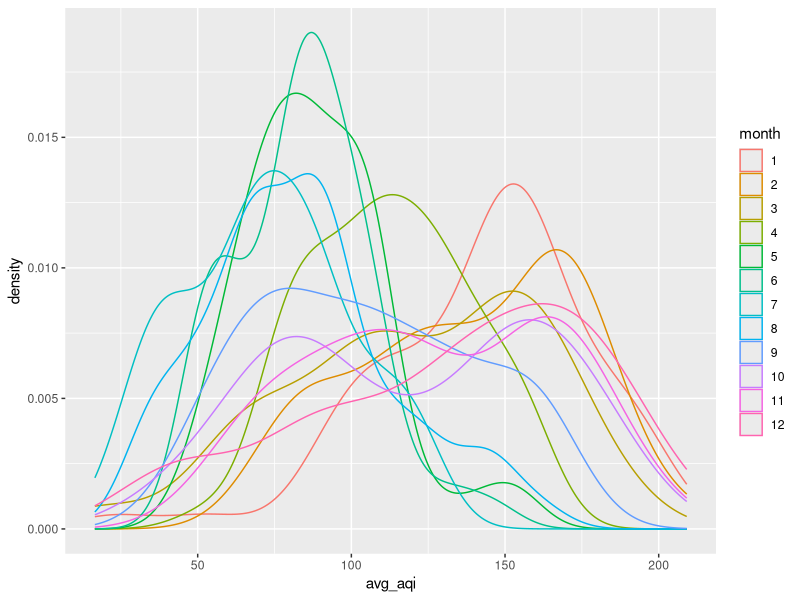
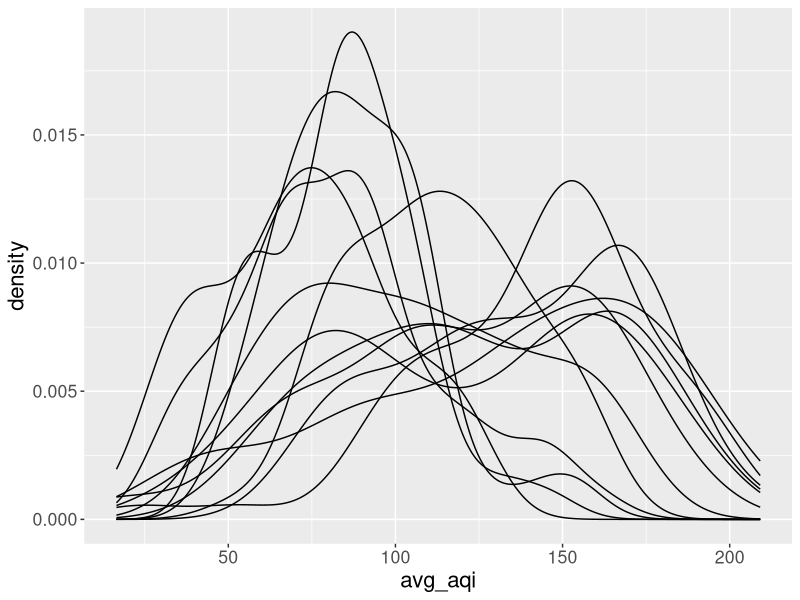
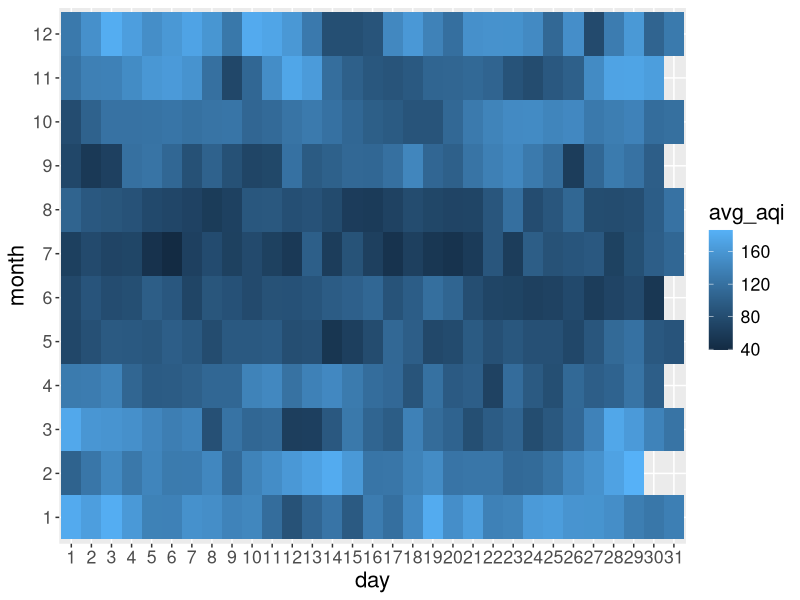

Generate these figures, in order, with R:
## ---- chunk 1
options(htmltools.dir.version = FALSE, width = 90)
knitr::opts_chunk$set(fig.width=4.25, fig.height=3.5, fig.retina=3, fig.align = "center",
                      message=FALSE, warning=FALSE, cache = TRUE,
                      autodep = TRUE, hiline=TRUE, dev = "svg")
library(readr)
library(dplyr)
library(ggplot2)
## ---- chunk 2
air_quality <- read_csv("air-quality.csv")
weather <- read_csv("hanoi_weather_history.csv")

air_quality <- air_quality %>%
    group_by(date, year, month, day) %>%
    summarise(avg_aqi = mean(aqi, na.rm = TRUE)) %>%
    ungroup() %>%
    left_join(
        select(weather, date, min_temp, max_temp,
               max_steady_wind, description)
        )

air_quality <- air_quality %>%
    mutate(month = factor(month),
           year = factor(year),
           day = factor(day))
## ---- chunk 3
knitr::kable(air_quality, format = "html")
## ---- chunk 4

## ---- chunk 5

## ---- chunk 6

## ---- chunk 7

## ---- chunk 8

## ---- chunk 9

## ---- chunk 10

## ---- chunk 11

## ---- chunk 12

## ---- chunk 13

## ---- chunk 14
head(colors(), 30) # print out the first 30 colors
## ---- chunk 15

## ---- chunk 16

## ---- chunk 17

## ---- chunk 18

## ---- chunk 19

## ---- chunk 20

## ---- chunk 21

## ---- chunk 22

## ---- chunk 23

## ---- chunk 24

## ---- chunk 25

## ---- chunk 26

## ---- chunk 27

## ---- chunk 28

## ---- chunk 29
ggplot(air_quality, aes(x = avg_aqi, color = month)) +
    geom_density()
## ---- chunk 30

## ---- chunk 31

## ---- chunk 32
ggplot(air_quality, aes(x = avg_aqi, group = month)) +
    geom_density() +
    theme(text = element_text(size = 16))
## ---- chunk 33

## ---- chunk 34

## ---- chunk 35

## ---- chunk 36

## ---- chunk 37

## ---- chunk 38
weekly <- air_quality %>%
    mutate(week = lubridate::week(date)) %>%
    group_by(year, month, week) %>%
    mutate(avg_per_week = mean(avg_aqi, na.rm = TRUE)) %>%
    ungroup()

head(weekly)
## ---- chunk 39
monthly <- weekly %>%
    group_by(year, month) %>%
    mutate(avg_per_month = mean(avg_aqi, na.rm = TRUE)) %>%
    ungroup()
head(monthly)
## ---- chunk 40

## ---- chunk 41
air_quality %>%
    group_by(day, month) %>%
    summarise(avg_aqi = median(avg_aqi, na.rm= TRUE)) %>%
    ungroup() %>%
    ggplot(aes(day, month, fill = avg_aqi)) +
    geom_tile() +
    theme(text = element_text(size = 16))
## ---- chunk 42

## ---- chunk 43

## ---- chunk 44

## ---- chunk 45

## ---- chunk 46

## ---- chunk 47

## ---- chunk 48

## ---- chunk 49

## ---- chunk 50
p <- ggplot(air_quality, aes(x = min_temp, y = avg_aqi)) +
    geom_point(size = 3, alpha = 0.6, color = "#003366")
## ---- chunk 51

## ---- chunk 52
categorise_aqi <- function(x, impute) {
    x[is.na(x)] <- impute
    x <- ceiling(x)
    if (x <= 50) return("Good")
    if (x >= 51 & x <= 100) return("Moderate")
    if (x >= 101 & x <= 150) return("Unhealthy for sensitive groups")
    if (x >= 151 & x <= 200) return("Unhealthy")
    if (x >= 201 & x <= 300) return("Very unhealthy")
    if (x > 300) return("Hazardous")
}
air_quality <- air_quality %>%
    mutate(aqi_categ = sapply(avg_aqi, categorise_aqi, median(air_quality$avg_aqi, na.rm = TRUE)))

air_quality <- air_quality %>%
    mutate(aqi_categ = factor(aqi_categ))
## ---- chunk 53

## ---- chunk 54

## ---- chunk 55

## ---- chunk 56

## ---- chunk 57

